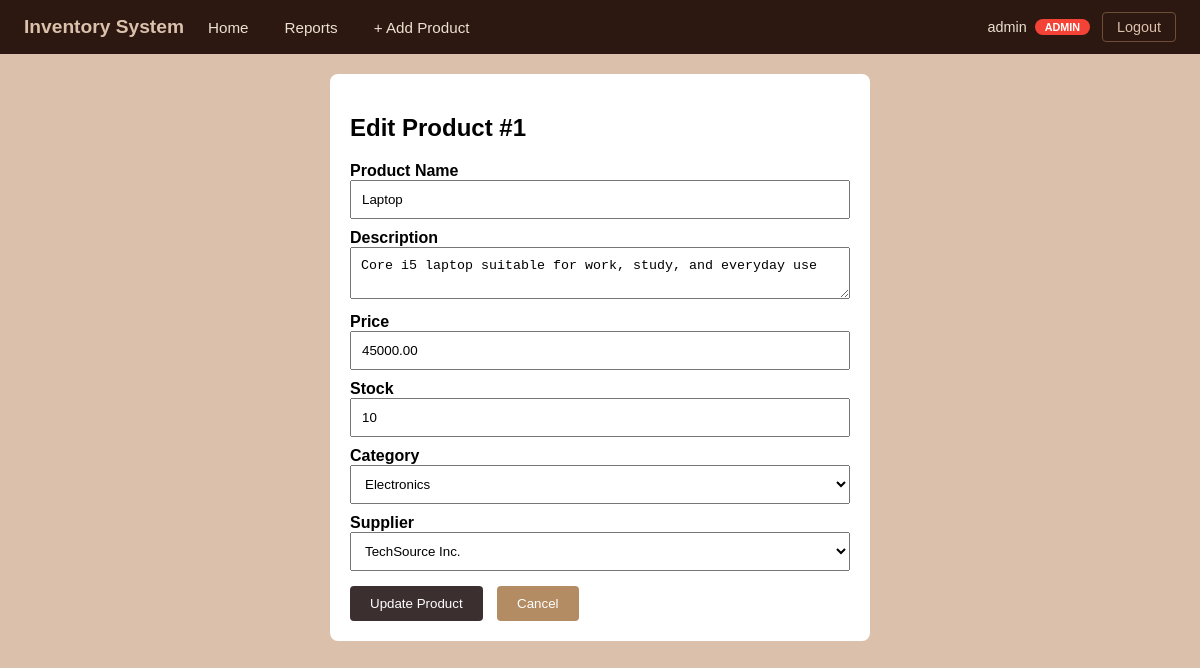
Screenshot of /suana5/edit.php?id=1 (signed in) with the database file from the repository.
### tables this page shows
CREATE TABLE `products` (
  `product_id` int(11) NOT NULL,
  `product_name` varchar(100) DEFAULT NULL,
  `description` text DEFAULT NULL,
  `price` decimal(10,2) NOT NULL,
  `stock` int(11) NOT NULL DEFAULT 0,
  `category_id` int(11) NOT NULL,
  `supplier_id` int(11) NOT NULL,
  `created_at` timestamp NOT NULL DEFAULT current_timestamp()
);

CREATE TABLE `categories` (
  `category_id` int(11) NOT NULL,
  `category_name` varchar(100) DEFAULT NULL
);

CREATE TABLE `suppliers` (
  `supplier_id` int(11) NOT NULL,
  `supplier_name` varchar(100) DEFAULT NULL,
  `contact_person` varchar(100) DEFAULT NULL,
  `phone` varchar(20) DEFAULT NULL
);

### suana5/edit.php (the view, shortened to what this page needs)
<?php
require_once 'config.php';
$id = (int)($_GET['id'] ?? 0);
$categories = $conn->query("SELECT category_id, category_name FROM categories");
$suppliers = $conn->query("SELECT supplier_id, supplier_name FROM suppliers");
$result = $conn->query("SELECT * FROM products WHERE product_id = $id");
$product = $result->fetch_assoc();
?>
<!DOCTYPE html>
<html>
<head>
    <link rel="stylesheet" href="style3.css">
</head>
<body>
    <?php require_once 'navbar.php'; ?>
    <div class="container">
        <h2>Edit Product #<?= $product['product_id']; ?></h2>
        <form method="POST">
            <label>Product Name</label>
            <input type="text" name="product_name" value="<?= htmlspecialchars($product['product_name']); ?>" required>
            <label>Description</label>
            <textarea name="description" required><?= htmlspecialchars($product['description']); ?></textarea>
            <label>Price</label>
            <input type="number" name="price" step="0.01" value="<?= $product['price']; ?>" required>
            <label>Stock</label>
            <input type="number" name="stock" value="<?= $product['stock']; ?>" required>
            <label>Category</label>
            <select name="category_id" required>
                <?php while ($row = $categories->fetch_assoc()) { ?>
                    <option value="<?= $row['category_id']; ?>" <?= $row['category_id'] == $product['category_id'] ? 'selected' : ''; ?>>
                        <?= htmlspecialchars($row['category_name']); ?>
                    </option>
                <?php } ?>
            </select>
            <label>Supplier</label>
            <select name="supplier_id" required>
                <?php while ($row = $suppliers->fetch_assoc()) { ?>
                    <option value="<?= $row['supplier_id']; ?>" <?= $row['supplier_id'] == $product['supplier_id'] ? 'selected' : ''; ?>>
                        <?= htmlspecialchars($row['supplier_name']); ?>
                    </option>
                <?php } ?>
            </select>
            <button type="submit" class="update">Update Product</button>
            <a href="index.php"><button type="button" class="cancel">Cancel</button></a>
        </form>
    </div>
</body>
</html>

### suana5/style3.css (style rules this page uses)
body { font-family:Arial; margin:20px; background:#dbc1ac ; }
.container { max-width:500px; margin:auto; background:white; padding:20px; border-radius:8px; }
label { display:block; margin-top:10px; font-weight:bold; }
input, textarea, select { width:100%; padding:10px; box-sizing:border-box; }
button { margin-top:15px; padding:10px 20px; border: none; border-radius: 4px; }
.cancel { margin-left:10px; background-color: #b38c63; color:white; }
.update,.add { background-color: #3B2F2F; color: white; }

### rows the page displays
products: product_id "1", product_name "Laptop", description "Core i5 laptop suitable for work, study, and everyday use", price "45000.00", stock "10", category_id "Electronics", supplier_id "TechSource Inc."

### other values shown
getUsername() "admin"
$_SESSION['role'] "ADMIN"
